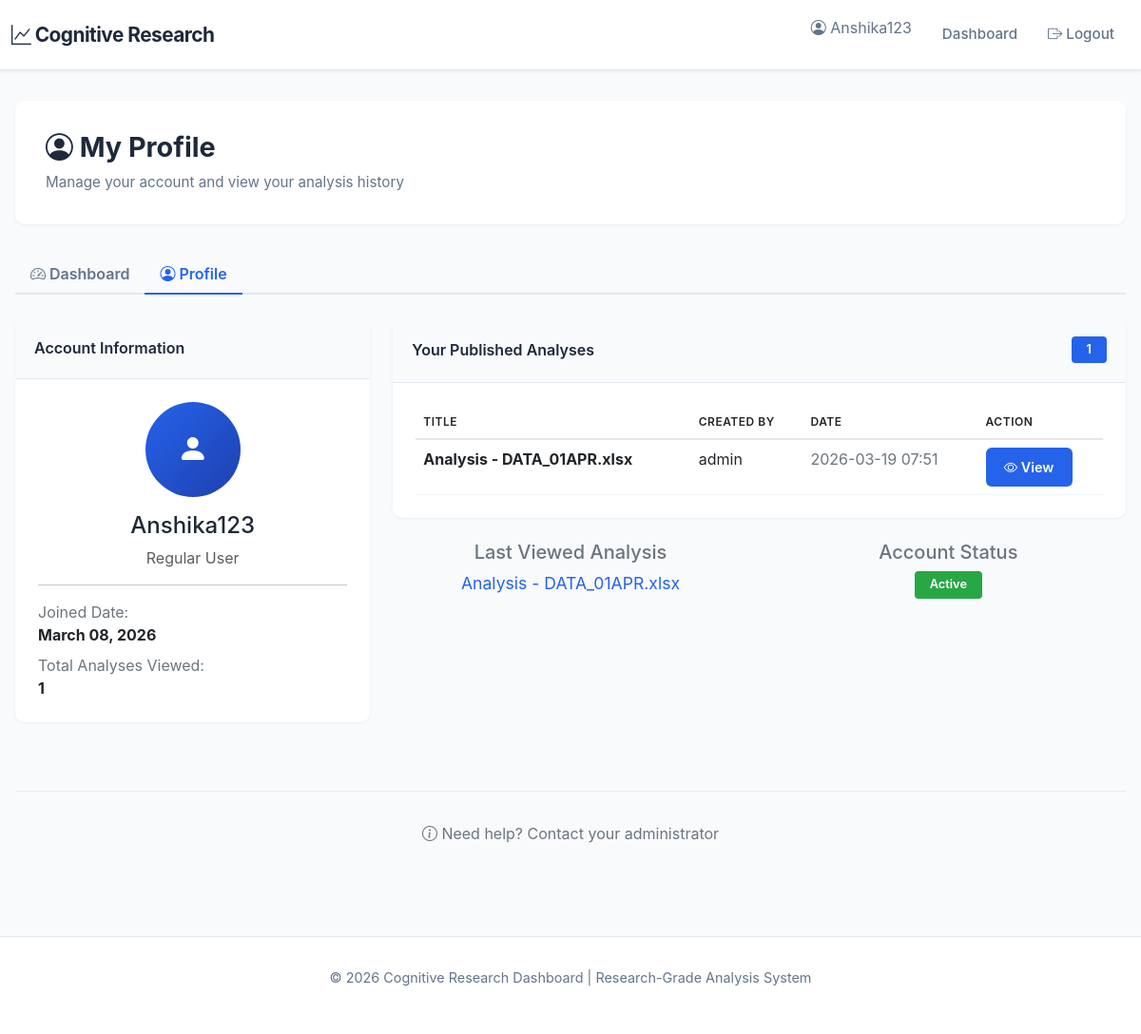
The app's page /profile (signed in) with its own data.
### app.py (models this page shows, shortened)
class User(db.Model):
    __tablename__ = 'users'
    id = db.Column(db.Integer, primary_key=True)
    username = db.Column(db.String(80), unique=True, nullable=False)
    email = db.Column(db.String(120), unique=True, nullable=False)
    password_hash = db.Column(db.String(200), nullable=False)
    full_name = db.Column(db.String(100), nullable=False)
    created_at = db.Column(db.DateTime, default=datetime.utcnow)
    last_login = db.Column(db.DateTime)
    is_active = db.Column(db.Boolean, default=True)

class Analysis(db.Model):
    __tablename__ = 'analyses'
    id = db.Column(db.Integer, primary_key=True)
    title = db.Column(db.String(200), nullable=False)
    description = db.Column(db.Text)
    data_file_id = db.Column(db.Integer, db.ForeignKey('data_files.id'), nullable=False)
    created_by = db.Column(db.String(80), nullable=False)
    created_at = db.Column(db.DateTime, default=datetime.utcnow)
    data_file = db.relationship('DataFile', backref='analyses')
    shared_users = db.relationship('User', secondary='user_analysis_permission', backref='shared_analyses')
    metrics_json = db.Column(db.Text)  # JSON with all calculations
    visualizations_json = db.Column(db.Text)  # JSON with chart data
    is_published = db.Column(db.Boolean, default=False)
    published_at = db.Column(db.DateTime)

### app.py (the view)
@app.route('/profile')
def user_profile():
    if 'user_id' not in session or session.get('user_type') != 'user':
        return redirect(url_for('login'))
    user = User.query.get(session['user_id'])
    published_analyses = Analysis.query.filter_by(is_published=True).order_by(Analysis.published_at.desc()).all()
    total_analyses = len(published_analyses)
    last_viewed = published_analyses[0].title if published_analyses else None
    return render_template('user/profile.html', user_info=user, published_analyses=published_analyses, total_analyses=total_analyses, last_viewed=last_viewed)

### templates/user/profile.html (shortened to what this page needs)
{% extends "base.html" %}
{% block content %}
<div style="margin-bottom: 2rem;">
    <div class="page-header">
        <h1><i class="bi bi-person-circle"></i> My Profile</h1>
        <p>Manage your account and view your analysis history</p>
    </div>
</div>
<ul class="nav nav-tabs mb-4">
    <li class="nav-item">
        <a class="nav-link" href="/dashboard">
            <i class="bi bi-speedometer2"></i> Dashboard
        </a>
    </li>
    <li class="nav-item">
        <a class="nav-link active" href="/profile">
            <i class="bi bi-person-circle"></i> Profile
        </a>
    </li>
</ul>
<div class="row">
    <div class="col-lg-4">
        <div class="card">
            <div class="card-header">Account Information</div>
            <div class="card-body text-center">
                <div style="width: 100px; height: 100px; margin: 0 auto 1rem; background: linear-gradient(135deg, #2563eb 0%, #1e40af 100%); border-radius: 50%; display: flex; align-items: center; justify-content: center; color: white; font-size: 2rem;">
                    <i class="bi bi-person-fill"></i>
                </div>
                <h4 style="color: #1f2937;">{{ session.username }}</h4>
                <p class="text-muted mb-3">Regular User</p>
                <hr>
                <div class="text-start">
                    <p class="mb-2">
                        <span style="color: #6c757d;">Joined Date:</span><br>
                        <strong>{{ user_info.created_at.strftime('%B %d, %Y') if user_info else 'N/A' }}</strong>
                    </p>
                    <p class="mb-0">
                        <span style="color: #6c757d;">Total Analyses Viewed:</span><br>
                        <strong>{{ total_analyses }}</strong>
                    </p>
                </div>
            </div>
        </div>
    </div>
    <div class="col-lg-8">
        <div class="card">
            <div class="card-header">
                <div style="display: flex; justify-content: space-between; align-items: center;">
                    <span>Your Published Analyses</span>
                    <span class="badge" style="background-color: #2563eb; padding: 0.5rem 1rem;">{{ published_analyses|length }}</span>
                </div>
            </div>
            <div class="card-body">
                {% if published_analyses %}
                    <div class="table-responsive">
                        <table class="table table-hover mb-0">
                            <thead style="background-color: #f8fafc;">
                                <tr>
                                    <th>Title</th>
                                    <th>Created By</th>
                                    <th>Date</th>
                                    <th>Action</th>
                                </tr>
                            </thead>
                            <tbody>
                                {% for analysis in published_analyses %}
                                <tr>
                                    <td>
                                        <strong>{{ analysis.title }}</strong>
                                    </td>
                                    <td>{{ analysis.created_by }}</td>
                                    <td style="color: #6c757d;">{{ analysis.published_at.strftime('%Y-%m-%d %H:%M') if analysis.published_at else 'N/A' }}</td>
                                    <td>
                                        <a href="{{ url_for('user_view_analysis', analysis_id=analysis.id) }}" class="btn btn-sm btn-primary">
                                            <i class="bi bi-eye"></i> View
                                        </a>
                                    </td>
                                </tr>
                                {% endfor %}
                            </tbody>
                        </table>
                    </div>
                {% else %}
                    <div class="alert alert-info mb-0">
                        <i class="bi bi-info-circle"></i>
                        <strong>No analyses yet</strong> - Published analyses will appear here
                    </div>
                {% endif %}
            </div>
        </div>
        <div class="row mt-4">
            <div class="col-md-6">
                <div class="metric-card" style="text-align: center;">
                    <h5 style="color: #6c757d;">Last Viewed Analysis</h5>
                    {% if last_viewed %}
                        <p style="color: #2563eb; font-size: 1.1rem; margin: 0;">{{ last_viewed }}</p>
                    {% else %}
                        <p style="color: #6c757d; margin: 0;">No views yet</p>
                    {% endif %}
                </div>
            </div>
            <div class="col-md-6">
                <div class="metric-card" style="text-align: center;">
                    <h5 style="color: #6c757d;">Account Status</h5>
                    <span class="badge" style="background-color: #28a745; color: white; padding: 0.5rem 1rem;">Active</span>
                </div>
            </div>
        </div>
    </div>
</div>
<div style="margin-top: 3rem; padding-top: 2rem; border-top: 1px solid #e9ecef; text-align: center; color: #6c757d;">
    <p><i class="bi bi-info-circle"></i> Need help? Contact your administrator</p>
</div>
{% endblock %}

### templates/base.html (shortened to what this page needs)
<!DOCTYPE html>
<html lang="en">
<head>
    <link href="https://cdn.jsdelivr.net/npm/bootstrap@5.3.0/dist/css/bootstrap.min.css" rel="stylesheet">
    <link href="https://cdn.jsdelivr.net/npm/bootstrap-icons@1.11.0/font/bootstrap-icons.css" rel="stylesheet">
    <link href="https://cdn.jsdelivr.net/npm/chartjs-chart-box@1.1.1/dist/chartjs-chart-box.min.css" rel="stylesheet">
    <link href="https://cdn.datatables.net/1.13.7/css/dataTables.bootstrap5.min.css" rel="stylesheet">
    <link href="https://cdn.datatables.net/buttons/2.4.2/css/buttons.bootstrap5.min.css" rel="stylesheet">
</head>
<body>
    <nav class="navbar navbar-expand-lg">
        <div class="container-fluid">
            <a class="navbar-brand" href="/">
                <i class="bi bi-graph-up"></i> Cognitive Research
            </a>
            <div class="collapse navbar-collapse" id="navbarNav">
                <ul class="navbar-nav ms-auto">
                    {% if session.user_id %}
                    <li class="nav-item">
                        <span class="navbar-text" style="color: #64748b; margin-right: 1rem;">
                            <i class="bi bi-person-circle"></i> {{ session.username }}
                        </span>
                    </li>
                    {% if session.user_type == 'admin' %}
                    <li class="nav-item">
                        <a class="nav-link" href="/admin/dashboard">Admin Panel</a>
                    </li>
                    {% else %}
                    <li class="nav-item">
                        <a class="nav-link" href="/user/dashboard">Dashboard</a>
                    </li>
                    {% endif %}
                    <li class="nav-item">
                        <a class="nav-link" href="/logout"><i class="bi bi-box-arrow-right"></i> Logout</a>
                    </li>
                    {% endif %}
                </ul>
            </div>
        </div>
    </nav>
    <div class="container-main">
        {% block content %}{% endblock %}
    </div>
    <footer>
        <p>&copy; 2026 Cognitive Research Dashboard | Research-Grade Analysis System</p>
    </footer>
</body>
</html>

### templates/base.html (style rules this page uses)
:root { --primary: #2563eb; --secondary: #1e40af; --success: #059669; --danger: #dc2626; --warning: #d97706; --info: #0891b2; --light: #f8fafc; --lighter: #f1f5f9; --dark: #1e293b; }
* { margin: 0; padding: 0; box-sizing: border-box; }
body { font-family: 'Inter', 'Segoe UI', Tahoma, Geneva, Verdana, sans-serif; background-color: #f8fafc; color: #1e293b; }
.navbar { background: white; box-shadow: 0 1px 3px rgba(0, 0, 0, 0.08); border-bottom: 1px solid #e2e8f0; padding: 1rem 0; }
.navbar-brand { font-weight: 700; font-size: 1.3rem; color: var(--dark) !important; letter-spacing: -0.5px; }
.navbar-nav .nav-link { color: #64748b !important; margin: 0 0.5rem; font-weight: 500; transition: all 0.3s ease; font-size: 0.95rem; }
.container-main { max-width: 1400px; margin: 0 auto; padding: 2rem 1rem; }
.page-header { background: white; padding: 2rem; border-radius: 10px; margin-bottom: 2rem; box-shadow: 0 1px 3px rgba(0, 0, 0, 0.06); }
.page-header h1 { font-size: 1.8rem; font-weight: 700; color: var(--dark); margin-bottom: 0.5rem; }
.page-header p { color: #64748b; margin: 0; font-size: 0.95rem; }
.card { border: none; border-radius: 10px; box-shadow: 0 1px 3px rgba(0, 0, 0, 0.06); transition: all 0.3s ease; overflow: hidden; margin-bottom: 1.5rem; }
.card-header { background: #f8fafc; border-bottom: 1px solid #e2e8f0; padding: 1.25rem; font-weight: 600; color: var(--dark); font-size: 1rem; }
.card-body { padding: 1.5rem; }
.btn { border-radius: 6px; font-weight: 600; padding: 0.6rem 1.2rem; font-size: 0.9rem; transition: all 0.3s ease; border: none; }
.btn-primary { background: var(--primary); color: white; }
.badge { padding: 0.4rem 0.8rem; border-radius: 4px; font-weight: 600; font-size: 0.8rem; }
.table { margin-bottom: 0; }
thead { background: #f8fafc; border-bottom: 2px solid #e2e8f0; }
thead th { font-weight: 600; text-transform: uppercase; font-size: 0.75rem; letter-spacing: 0.5px; color: #475569; padding: 1rem; border: none; }
tbody tr { border-bottom: 1px solid #f1f5f9; }
footer { background: white; border-top: 1px solid #e2e8f0; padding: 2rem; margin-top: 3rem; color: #64748b; font-size: 0.9rem; text-align: center; }
.nav-tabs { border-bottom: 2px solid #e2e8f0; }
.nav-tabs .nav-link { color: #64748b; border: none; font-weight: 600; border-bottom: 2px solid transparent; margin-bottom: -2px; }
.nav-tabs .nav-link.active { border-color: var(--primary); color: var(--primary); background: none; }

### records on screen
User: username "Anshika123", created_at "March 08, 2026"
Analysis: title "Analysis - DATA_01APR.xlsx", created_by "admin", published_at "2026-03-19 07:51"

### other values on screen
{{ total_analyses }} "1"
{{ published_analyses|length }} "1"
